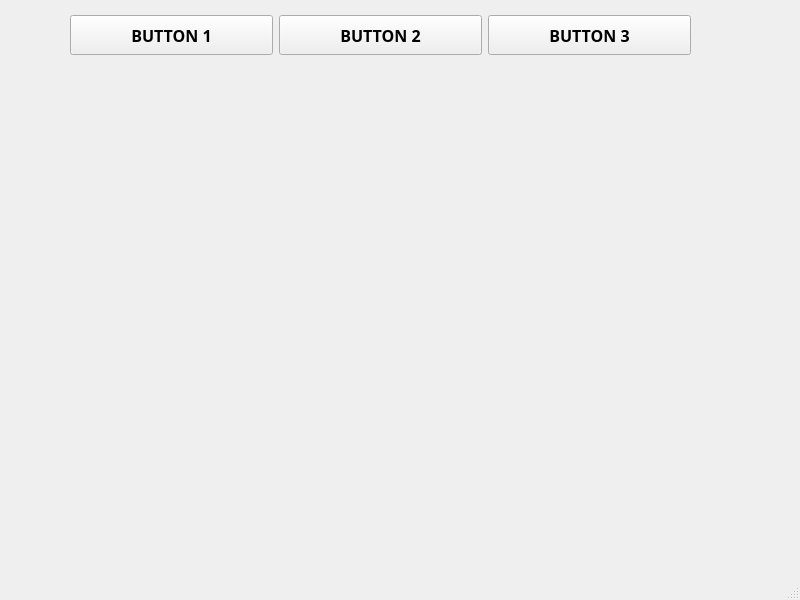
<?xml version="1.0" encoding="UTF-8"?>
<ui version="4.0">
 <class>MainWindow</class>
 <widget class="QMainWindow" name="MainWindow">
  <property name="geometry">
   <rect>
    <x>0</x>
    <y>0</y>
    <width>800</width>
    <height>600</height>
   </rect>
  </property>
  <property name="windowTitle">
   <string>MainWindow</string>
  </property>
  <widget class="QWidget" name="centralwidget">
   <widget class="QWidget" name="horizontalLayoutWidget">
    <property name="geometry">
     <rect>
      <x>70</x>
      <y>10</y>
      <width>621</width>
      <height>51</height>
     </rect>
    </property>
    <layout class="QHBoxLayout" name="horizontalLayout">
     <item>
      <widget class="QPushButton" name="buttonOne">
       <property name="sizePolicy">
        <sizepolicy hsizetype="Preferred" vsizetype="Fixed">
         <horstretch>0</horstretch>
         <verstretch>0</verstretch>
        </sizepolicy>
       </property>
       <property name="minimumSize">
        <size>
         <width>0</width>
         <height>40</height>
        </size>
       </property>
       <property name="font">
        <font>
         <family>Realist</family>
         <pointsize>12</pointsize>
         <weight>75</weight>
         <bold>true</bold>
        </font>
       </property>
       <property name="text">
        <string>BUTTON 1</string>
       </property>
      </widget>
     </item>
     <item>
      <widget class="QPushButton" name="buttonTwo">
       <property name="sizePolicy">
        <sizepolicy hsizetype="Preferred" vsizetype="Fixed">
         <horstretch>0</horstretch>
         <verstretch>0</verstretch>
        </sizepolicy>
       </property>
       <property name="minimumSize">
        <size>
         <width>0</width>
         <height>40</height>
        </size>
       </property>
       <property name="font">
        <font>
         <family>Realist</family>
         <pointsize>12</pointsize>
         <weight>75</weight>
         <bold>true</bold>
        </font>
       </property>
       <property name="text">
        <string>BUTTON 2</string>
       </property>
      </widget>
     </item>
     <item>
      <widget class="QPushButton" name="buttonThree">
       <property name="sizePolicy">
        <sizepolicy hsizetype="Preferred" vsizetype="Fixed">
         <horstretch>0</horstretch>
         <verstretch>0</verstretch>
        </sizepolicy>
       </property>
       <property name="minimumSize">
        <size>
         <width>0</width>
         <height>40</height>
        </size>
       </property>
       <property name="font">
        <font>
         <family>Realist</family>
         <pointsize>12</pointsize>
         <weight>75</weight>
         <bold>true</bold>
        </font>
       </property>
       <property name="text">
        <string>BUTTON 3</string>
       </property>
      </widget>
     </item>
    </layout>
   </widget>
  </widget>
  <widget class="QMenuBar" name="menubar">
   <property name="geometry">
    <rect>
     <x>0</x>
     <y>0</y>
     <width>800</width>
     <height>21</height>
    </rect>
   </property>
  </widget>
  <widget class="QStatusBar" name="statusbar"/>
 </widget>
 <resources/>
 <connections/>
</ui>
